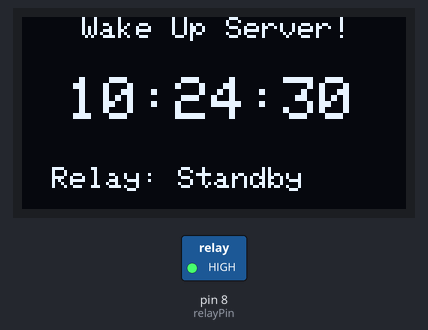
Bench run of a sketch on a simulated Arduino Uno, built with avr-gcc and run on an emulated ATmega328P. Shown: 128×64 one-colour display, switched loads named in the sketch (green lamp = pin HIGH). The local clock reads 2024-03-15 10:24:30 at power-on unless the sketch sets it.

Above: at 0.1 s.
At 4.2 s:
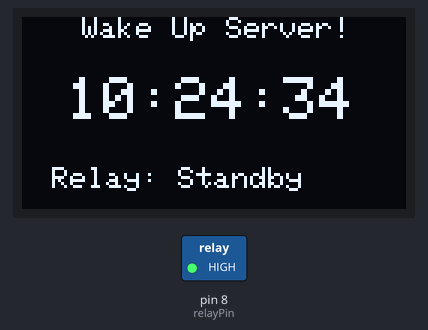
At 9.4 s:
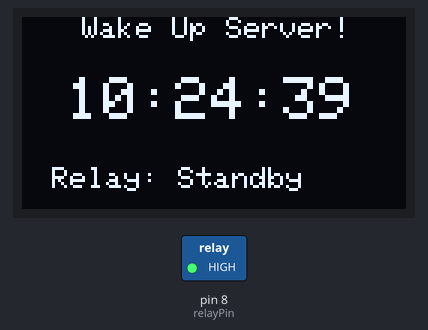
At 18.7 s:
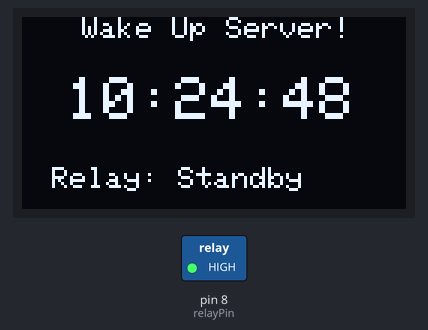
At 28.0 s:
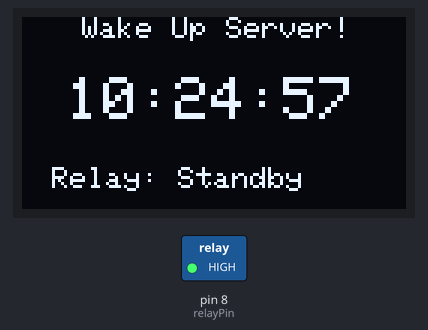
At 38.3 s:
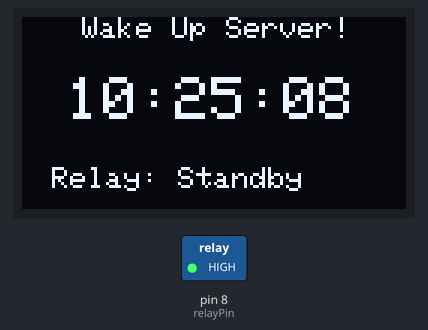

Measured:
- what the display in image 1 shows lasts 1.0 s, from 4.2 s to 5.2 s

The sketch:

sketch_jul6a.ino
```cpp
#include <Wire.h>
#include <RTClib.h>
#include <Adafruit_GFX.h>
#include <Adafruit_SSD1306.h>

#define SCREEN_WIDTH 128
#define SCREEN_HEIGHT 64
#define OLED_RESET -1
Adafruit_SSD1306 display(SCREEN_WIDTH, SCREEN_HEIGHT, &Wire, OLED_RESET);

RTC_DS3231 rtc;

const int relayPin = 8;
bool triggeredToday = false;
String relayStatus = "Standby";

void setup() {
  pinMode(relayPin, OUTPUT);
  digitalWrite(relayPin, HIGH); // OFF di awal (aktif LOW)

  Serial.begin(9600);
  Wire.begin();

  if (!rtc.begin()) {
    Serial.println("RTC not found");
    while (1);
  }

  if (!display.begin(SSD1306_SWITCHCAPVCC, 0x3C)) {
    Serial.println("OLED init failed");
    while (1);
  }

  display.clearDisplay();
  display.setTextSize(1);
  display.setTextColor(SSD1306_WHITE);

  // SET RTC sekali saja, lalu comment!
  // rtc.adjust(DateTime(2025, 7, 6, 12, 57, 00));
}

void loop() {
  DateTime now = rtc.now();

  // Cek apakah perlu trigger
  if (now.hour() == 6 && now.minute() == 30 && now.second() == 0 && !triggeredToday) {
    triggerRelay();
    triggeredToday = true;
    relayStatus = "Triggered";
  }

  // Reset trigger agar bisa aktif lagi besok
  if (now.hour() == 6 && now.minute() == 31 && now.second() == 0) {
    triggeredToday = false;
    relayStatus = "Standby";
  }

  // OLED Tampilan
  display.clearDisplay();

  // Judul
  display.setCursor(20, 0);
  display.setTextSize(1);
  display.print("Wake Up Server!");

  // Waktu
  display.setTextSize(2);
  display.setCursor(15, 20);
  printFormattedTime(now.hour(), now.minute(), now.second());

  // Status Relay
  display.setTextSize(1);
  display.setCursor(10, 50);
  display.print("Relay: ");
  display.print(relayStatus);

  display.display();

  delay(1000);
}

void triggerRelay() {
  digitalWrite(relayPin, LOW);  // Aktifkan relay
  delay(1000);                  // 1 detik
  digitalWrite(relayPin, HIGH); // Matikan
}

void printFormattedTime(int h, int m, int s) {
  if (h < 10) display.print("0");
  display.print(h);
  display.print(":");
  if (m < 10) display.print("0");
  display.print(m);
  display.print(":");
  if (s < 10) display.print("0");
  display.print(s);
}
```
